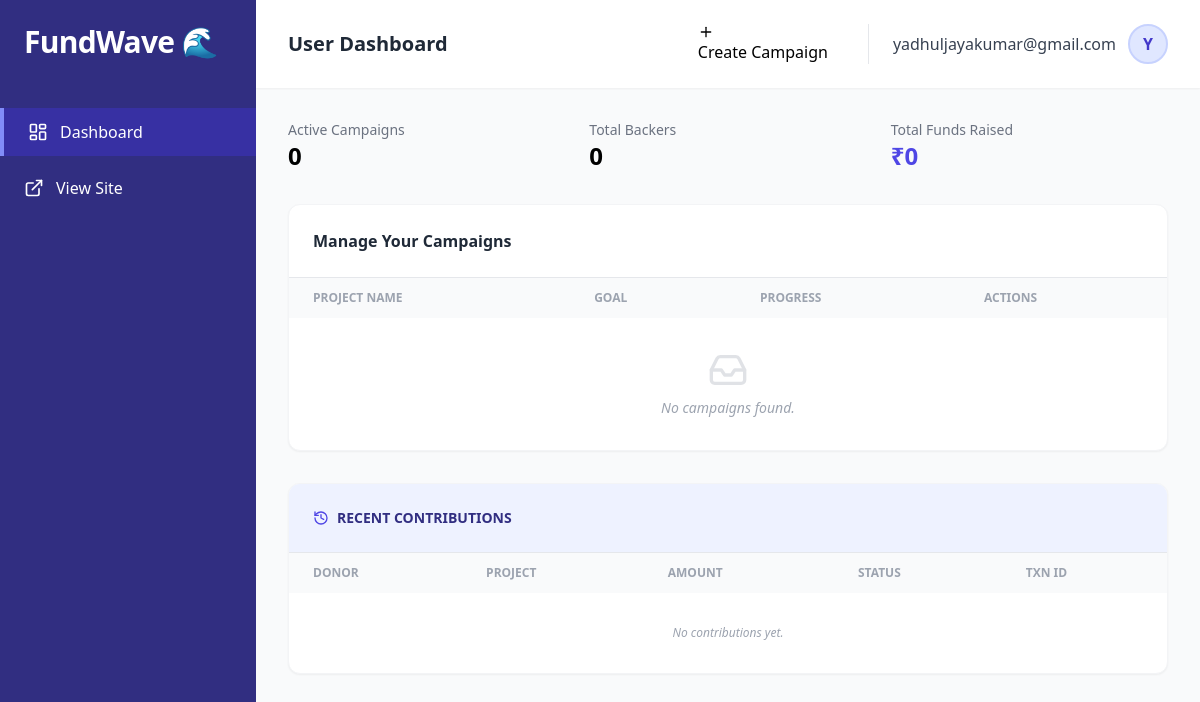
Before: /userdashboard/ (signed in) with the older database file.
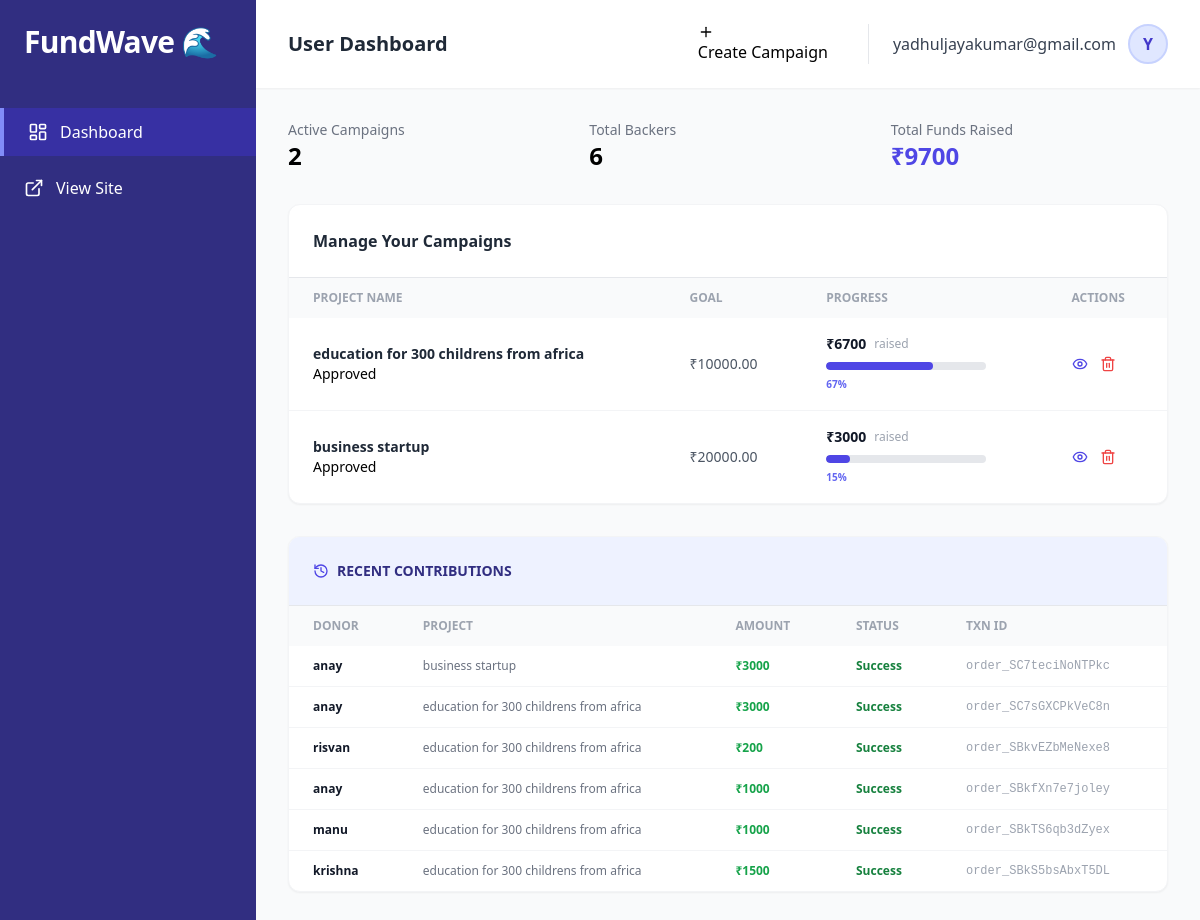
After: the same page with the newer database file.
### app/models.py (models this page shows, shortened)
class Campaign(models.Model):
    creator = models.ForeignKey(User, on_delete=models.CASCADE, related_name='campaigns')
    title = models.CharField(max_length=255)
    category = models.CharField(max_length=100)
    goal = models.DecimalField(max_digits=12, decimal_places=2)
    file=models.FileField(upload_to='campaign_files/',null=True,blank=True,default=None)
    description = models.TextField()
    conductor_name = models.CharField(max_length=255)
    conductor_contact = models.CharField(max_length=255, blank=True, null=True)
    conductor_bio = models.TextField(blank=True, null=True)
    razorpay_account_id = models.CharField(max_length=100, blank=True, null=True)
    image = models.ImageField(upload_to='campaign_banners/')
    STATUS_CHOICES = [
        ('pending', 'Pending Approval'),
        ('approved', 'Approved'),
        ('rejected', 'Rejected'),
        ('completed','Completed')
    ]
    status = models.CharField(max_length=20, choices=STATUS_CHOICES, default='pending')
    created_at = models.DateTimeField(auto_now_add=True)
    updated_at = models.DateTimeField(auto_now=True)
    def get_current_total(self):
        result = self.project.filter(is_paid=True).aggregate(total=Sum('cash'))
        return result['total'] or 0

class Fund(models.Model):
    name = models.CharField(max_length=20, null=True)
    phoneno = models.CharField(max_length=10, null=True)
    campain = models.ForeignKey(Campaign, on_delete=models.CASCADE, related_name='project')
    cash = models.IntegerField()
    total_raised=models.IntegerField(default=0)
    is_paid = models.BooleanField(default=False)
    razorpay_order_id = models.CharField(max_length=100, blank=True, null=True)
    razorpay_payment_id = models.CharField(max_length=100, blank=True, null=True)
    donated_at = models.DateTimeField(auto_now_add=True, null=True)

### app/views.py (the view)
# urls.py: path('userdashboard/',views.userdashboard,name="dashboard"),
@login_required
def userdashboard(request):
    user = request.user
    latest_withdrawal = Withdrawal.objects.order_by('-created_at')
    campaigns = Campaign.objects.filter(creator=user).prefetch_related(
        Prefetch('actual_withdrawals', queryset=latest_withdrawal, to_attr='latest_withdrawal_list')
    )
    for campaign in campaigns:
        campaign.last_withdrawal = campaign.latest_withdrawal_list[0] if campaign.latest_withdrawal_list else None
    funds = Fund.objects.filter(campain__creator=user, is_paid=True).order_by('-id')
    total_raised_all = funds.aggregate(Sum('cash'))['cash__sum'] or 0
    context = {
        'campaigns': campaigns,
        'funds': funds,
        'total_raised_all': total_raised_all,
    }
    return render(request, 'userdashboard.html', context)

### templates/userdashboard.html (shortened to what the changed rows need)
<!DOCTYPE html>
<html lang="en">
<head>
    <script src="https://cdn.tailwindcss.com"></script>
</head>
<body class="bg-gray-50 flex min-h-screen">
    <aside class="w-64 bg-indigo-900 text-white hidden md:flex flex-col sticky top-0">
        <div class="p-6">
            <h1 class="text-3xl font-bold tracking-tight">FundWave 🌊</h1>
        </div>
    </aside>
    <main class="flex-1 flex flex-col">
        <header class="bg-white shadow-sm px-8 py-4 sticky top-0 z-20 flex justify-between items-center">
            <h2 class="text-xl font-semibold text-gray-800">User Dashboard</h2>
        </header>
        <div class="p-8 space-y-8">
            <div class="grid grid-cols-1 md:grid-cols-3 gap-6">
                <div class="card-stats">
                    <p class="text-sm text-gray-500 font-medium">Active Campaigns</p>
                    <h3 class="text-2xl font-bold">{{ campaigns.count }}</h3>
                </div>
                <div class="card-stats">
                    <p class="text-sm text-gray-500 font-medium">Total Backers</p>
                    <h3 class="text-2xl font-bold">{{ funds.count }}</h3>
                </div>
                <div class="card-stats">
                    <p class="text-sm text-gray-500 font-medium">Total Funds Raised</p>
                    <h3 class="text-2xl font-bold text-indigo-600">₹{{ total_raised_all }}</h3>
                </div>
            </div>
            <section class="bg-white rounded-xl shadow-sm border border-gray-100">
                <table class="w-full text-left border-collapse text-sm">
                    <thead class="bg-gray-50 text-gray-400 uppercase text-xs">
                        <tr>
                            <th class="px-6 py-3">Project Name</th>
                            <th class="px-6 py-3">Goal</th>
                            <th class="px-6 py-3">Progress</th>
                            <th class="px-6 py-3">Actions</th>
                        </tr>
                    </thead>
                    <tbody class="divide-y divide-gray-100">
                        {% for campaign in campaigns %}
                        <tr class="hover:bg-gray-50">
                            <td class="px-6 py-4">
                                <div class="font-semibold text-gray-800">{{ campaign.title }}</div>
                                <span class="badge-status {{ campaign.status }}">
                                    {{ campaign.get_status_display }}
                                </span>
                            </td>
                            <td class="px-6 py-4 text-gray-600 font-medium">₹{{ campaign.goal }}</td>
                            <td class="px-6 py-4">
    {% widthratio campaign.get_current_total campaign.goal 100 as progress %}
    <div class="flex items-center space-x-2">
        <span class="font-bold text-gray-900">₹{{ campaign.get_current_total }}</span>
        <span class="text-xs text-gray-400">raised</span>
    </div>
    <div class="w-40 bg-gray-200 rounded-full h-2 mt-2 overflow-hidden">
        <div
            class="h-full rounded-full transition-all duration-700
                {% if campaign.status == 'completed' %}
                    bg-green-500
                {% else %}
                    bg-indigo-600
                {% endif %}
            "
            style="width: {{ progress }}%;"
        ></div>
    </div>
    <p class="text-[10px] font-bold mt-1 {% if campaign.status == 'completed' %}text-green-600{% else %}text-indigo-500{% endif %}">
        {{ progress }}%
    </p>
</td>
                            <td class="px-6 py-4">
                                <div class="flex items-center space-x-3">
                                    <a href="{% url 'campain' campaign.id %}" class="text-indigo-600 hover:text-indigo-900" title="View Campaign">
    <i data-lucide="eye" class="w-4 h-4"></i>
</a>
                                    <a href="{% url 'delete' campaign.id %}" class="text-red-500 hover:text-red-700" onclick="return confirm('Are you sure?')">
                                        <i data-lucide="trash-2" class="w-4 h-4"></i>
                                    </a>
                                </div>
                            </td>
                        </tr>
                        {% empty %}
                        <tr>
                            <td colspan="4" class="text-center text-gray-400 py-8 italic">
                                <i data-lucide="inbox" class="w-10 h-10 mx-auto mb-2 opacity-30"></i>
                                No campaigns found.
                            </td>
                        </tr>
                        {% endfor %}
                    </tbody>
                </table>
            </section>
            <section class="bg-white rounded-xl shadow-sm border border-gray-100 overflow-x-auto">
                <table class="w-full text-left text-xs">
                    <thead class="bg-gray-50 text-gray-400 uppercase">
                        <tr>
                            <th class="px-6 py-3">Donor</th>
                            <th class="px-6 py-3">Project</th>
                            <th class="px-6 py-3">Amount</th>
                            <th class="px-6 py-3">Status</th>
                            <th class="px-6 py-3">Txn ID</th>
                        </tr>
                    </thead>
                    <tbody class="divide-y divide-gray-100">
                        {% for fund in funds %}
                        <tr class="hover:bg-gray-50">
                            <td class="px-6 py-3 font-semibold text-gray-900">{{ fund.name }}</td>
                            <td class="px-6 py-3 text-gray-500">{{ fund.campain.title }}</td>
                            <td class="px-6 py-3 text-green-600 font-bold">₹{{ fund.cash }}</td>
                            <td class="px-6 py-3 text-green-700 font-semibold">Success</td>
                            <td class="px-6 py-3 font-mono text-gray-400">{{ fund.razorpay_order_id }}</td>
                        </tr>
                        {% empty %}
                        <tr>
                            <td colspan="5" class="text-center py-8 text-gray-400 italic">
                                No contributions yet.
                            </td>
                        </tr>
                        {% endfor %}
                    </tbody>
                </table>
            </section>
        </div>
    </main>
</body>
</html>

Changed rows visible on the page:
added Campaign: title "education for 300 childrens from africa", status "Approved", goal "10000.00", get_current_total "6700", progress "67"
added Campaign: title "business startup", status "Approved", goal "20000.00", get_current_total "3000", progress "15"
added Fund: name "anay", campain "business startup", cash "3000", razorpay_order_id "order_SC7teciNoNTPkc"
added Fund: name "anay", campain "education for 300 childrens from africa", cash "3000", razorpay_order_id "order_SC7sGXCPkVeC8n"
added Fund: name "risvan", campain "education for 300 childrens from africa", cash "200", razorpay_order_id "order_SBkvEZbMeNexe8"
added Fund: name "anay", campain "education for 300 childrens from africa", cash "1000", razorpay_order_id "order_SBkfXn7e7joley"
added Fund: name "manu", campain "education for 300 childrens from africa", cash "1000", razorpay_order_id "order_SBkTS6qb3dZyex"
added Fund: name "krishna", campain "education for 300 childrens from africa", cash "1500", razorpay_order_id "order_SBkS5bsAbxT5DL"
Other visible differences:
{{ campaigns.count }}: "0" → "2"
{{ funds.count }}: "0" → "6"
{{ total_raised_all }}: "0" → "9700"
text no longer shown: "No campaigns found. No contributions yet."
